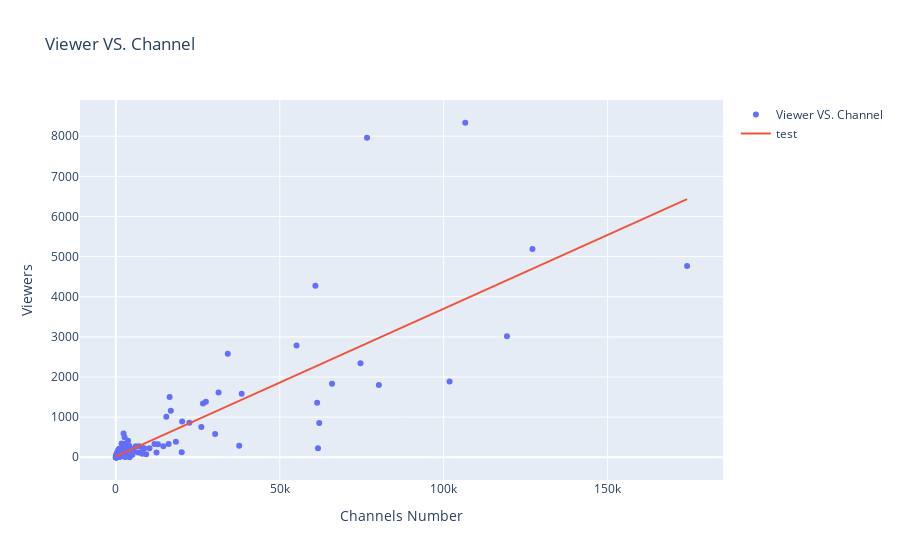

The cell this chart's notebook holds for it:
### Code cell
from sklearn.linear_model import LinearRegression
import numpy as np

print(df.columns)

def draw_viewer_channel():
    data = {'channel': [], 'viewer': []}
    
    for _, row in df.iterrows():
        data['channel'].append(row['Avg. viewers, 7 days'])
        data['viewer'].append(row['Avg. channels, 7 days'])
    model = LinearRegression()
    model.fit(np.array(data['channel']).reshape(-1, 1), np.array(data['viewer']))
    trace1 = go.Scatter(
        x=data['channel'],
        y=data['viewer'],
        name='Viewer VS. Channel',
        mode = 'markers'
    )
    x_range = np.linspace(min(data['channel']), max(data['channel']), 100)
    y_range = model.predict(x_range.reshape(-1, 1))
    trace2 = go.Scatter(
        x=x_range,
        y=y_range,
        name='Line',
    )
    fig=go.Figure(data=[trace1, trace2])
    fig.update_layout(
        title='Viewer VS. Channel',
        xaxis_title='Channels Number',
        yaxis_title='Viewers',
    )
    pyo.iplot(fig)

draw_viewer_channel()

### Figure 1 — Plotly figure (JSON) as saved in the notebook; plotly's stock layout.template omitted (floating-point values rounded to 4 significant figures; data arrays with more than 128 entries replaced by an {"elided": "..."} marker saying what was removed)
{"data": [{"mode": "markers", "name": "Viewer VS. Channel", "type": "scatter", "x": {"elided": "370 int values"}, "y": {"elided": "370 int values"}}, {"name": "test", "type": "scatter", "x": [14, 1774.0, 3534.0, 5294.0, 7054.0, 8814.0, 10570.0, 12330.0, 14090.0, 15850.0, 17610.0, 19370.0, 21130.0, 22890.0, 24650.0, 26410.0, 28170.0, 29930.0, 31690.0, 33450.0, 35210.0, 36970.0, 38730.0, 40490.0, 42250.0, 44010.0, 45770.0, 47530.0, 49290.0, 51050.0, 52810.0, 54570.0, 56330.0, 58090.0, 59850.0, 61610.0, 63370.0, 65130.0, 66890.0, 68650.0, 70410.0, 72170.0, 73930.0, 75690.0, 77450.0, 79210.0, 80970.0, 82730.0, 84490.0, 86250.0, 88010.0, 89770.0, 91530.0, 93290.0, 95050.0, 96810.0, 98570.0, 100300.0, 102100.0, 103800.0, 105600.0, 107400.0, 109100.0, 110900.0, 112600.0, 114400.0, 116200.0, 117900.0, 119700.0, 121400.0, 123200.0, 125000.0, 126700.0, 128500.0, 130200.0, 132000.0, 133800.0, 135500.0, 137300.0, 139000.0, 140800.0, 142600.0, 144300.0, 146100.0, 147800.0, 149600.0, 151400.0, 153100.0, 154900.0, 156600.0, 158400.0, 160200.0, 161900.0, 163700.0, 165400.0, 167200.0, 169000.0, 170700.0, 172500.0, 174246], "y": [23.11, 87.84, 152.6, 217.3, 282.0, 346.8, 411.5, 476.2, 541.0, 605.7, 670.4, 735.2, 799.9, 864.6, 929.4, 994.1, 1059.0, 1124.0, 1188.0, 1253.0, 1318.0, 1383.0, 1447.0, 1512.0, 1577.0, 1641.0, 1706.0, 1771.0, 1836.0, 1900.0, 1965.0, 2030.0, 2095.0, 2159.0, 2224.0, 2289.0, 2353.0, 2418.0, 2483.0, 2548.0, 2612.0, 2677.0, 2742.0, 2807.0, 2871.0, 2936.0, 3001.0, 3066.0, 3130.0, 3195.0, 3260.0, 3324.0, 3389.0, 3454.0, 3519.0, 3583.0, 3648.0, 3713.0, 3778.0, 3842.0, 3907.0, 3972.0, 4037.0, 4101.0, 4166.0, 4231.0, 4295.0, 4360.0, 4425.0, 4490.0, 4554.0, 4619.0, 4684.0, 4749.0, 4813.0, 4878.0, 4943.0, 5008.0, 5072.0, 5137.0, 5202.0, 5266.0, 5331.0, 5396.0, 5461.0, 5525.0, 5590.0, 5655.0, 5720.0, 5784.0, 5849.0, 5914.0, 5979.0, 6043.0, 6108.0, 6173.0, 6237.0, 6302.0, 6367.0, 6432.0]}], "layout": {"autosize": true, "title": {"text": "Viewer VS. Channel"}, "xaxis": {"autorange": true, "range": [-10430.0, 184700.0], "title": {"text": "Channels Number"}, "type": "linear"}, "yaxis": {"autorange": true, "range": [-609.5, 8945.0], "title": {"text": "Viewers"}, "type": "linear"}}}
